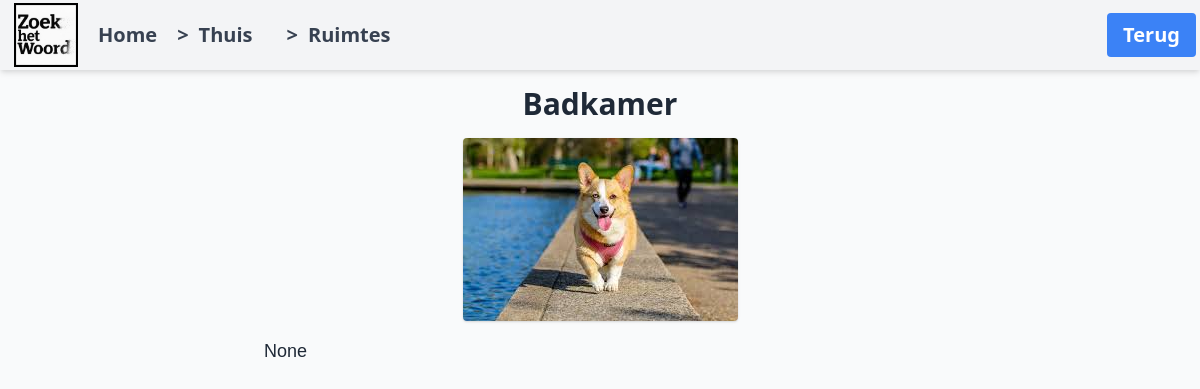
The page /word/2/ on the database as committed earlier.
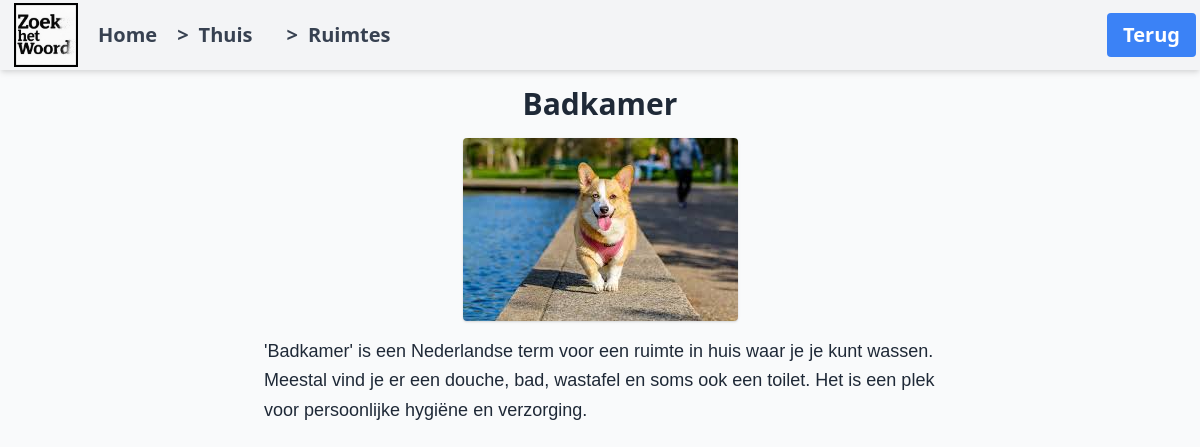
The same page on the database as committed later.
### ftwapp/models.py (models this page shows, shortened)
class Word(models.Model):
    name = models.CharField(max_length=100)
    image = models.ImageField(upload_to='words/', blank=True, null=True)
    category = models.ForeignKey(Category, on_delete=models.CASCADE,related_name='words', null=True, blank=True)
    subcategory = models.ForeignKey(Subcategory, on_delete=models.CASCADE, related_name='words', null=True, blank=True)
    description = models.TextField(blank=True, null=True)

class Subcategory(models.Model):
    name = models.CharField(max_length=200)
    category = models.ForeignKey(Category, related_name='subcategories', on_delete=models.CASCADE)
    image = models.ImageField(upload_to='subcategories/', blank=True, null=True)

class Category(models.Model):
    name = models.CharField(max_length=100)
    image = models.ImageField(upload_to='categories/')
    parent = models.ForeignKey('self', null=True, blank=True, related_name='child_categories', on_delete=models.CASCADE)

### ftwapp/views.py (the view)
# urls.py: path('word/<int:pk>/', views.word_detail, name='word_detail'),
def word_detail(request, pk):
    word = get_object_or_404(Word, pk=pk)
    return render(request, 'word_detail.html', {'word': word})

### ftwapp/templates/word_detail.html (shortened to what this page needs)
{% extends "base.html" %}
{% load static %}
{% block nav_button %}
<a href="{% url 'subcategory_detail' word.subcategory.pk %}"
    class="bg-blue-500 text-white px-4 py-2 rounded hover:bg-blue-600 transition">Terug</a>
{% endblock %}
{% block breadcrumbs %}
<div class="breadcrumbs">
    <a href="{% url 'category_detail' word.subcategory.category.pk %}">
        <span>&gt;</span> {{ word.subcategory.category.name }}
    </a>
    <a href="{% url 'subcategory_detail' word.subcategory.pk %}">
        <span>&gt;</span> {{ word.subcategory.name }}
    </a>
</div>
{% endblock %}
{% block content %}
<h1 class="text-3xl font-bold mb-4 text-center">{{ word.name }}</h1>
{% if word.image %}
<img src="{{ word.image.url }}" alt="{{ word.name }}" style="max-height: 66vh;" class="mb-4 rounded shadow mx-auto">
{% else %}
<img src="{% static 'images/default.jpg' %}" alt="Default Image" style="max-height: 66vh;" class="mb-4 rounded shadow mx-auto">
{% endif %}
<p class="text-lg leading-relaxed max-w-2xl mx-auto" style="font-family: Verdana, Arial, sans-serif;">{{word.description}}</p>
{% endblock %}

Rows that differ between the two databases and show on the page:
changed Word "Badkamer": description "None" → "'Badkamer' is een Nederlandse term voor een ruimte in huis waar je je kunt wassen. Meestal vind je er een douche, bad, wastafel en soms ook een toilet. Het is een plek voor persoonlijke hygiëne en verzorging."
